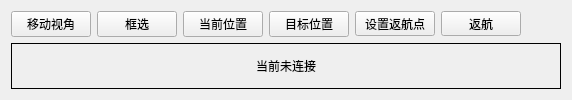
          <widget class="QWidget" name="tab_3">
           <attribute name="title">
            <string>地图</string>
           </attribute>
           <layout class="QGridLayout" name="gridLayout_4">
            <item row="0" column="0">
             <layout class="QVBoxLayout" name="verticalLayout_14" stretch="0,1">
              <item>
               <layout class="QHBoxLayout" name="horizontalLayout_11">
                <item>
                 <widget class="QPushButton" name="move_camera_btn">
                  <property name="text">
                   <string>移动视角</string>
                  </property>
                  <property name="icon">
                   <iconset resource="../resources/images.qrc">
                    <normaloff>:/images/rotate_cam.svg</normaloff>:/images/rotate_cam.svg</iconset>
                  </property>
                 </widget>
                </item>
                <item>
                 <widget class="QPushButton" name="set_select_btn">
                  <property name="text">
                   <string>框选</string>
                  </property>
                  <property name="icon">
                   <iconset resource="../resources/images.qrc">
                    <normaloff>:/images/classes/Select.png</normaloff>:/images/classes/Select.png</iconset>
                  </property>
                 </widget>
                </item>
                <item>
                 <widget class="QPushButton" name="set_pos_btn">
                  <property name="maximumSize">
                   <size>
                    <width>16777215</width>
                    <height>16777215</height>
                   </size>
                  </property>
                  <property name="text">
                   <string>当前位置</string>
                  </property>
                  <property name="icon">
                   <iconset resource="../resources/images.qrc">
                    <normaloff>:/images/classes/SetInitialPose.png</normaloff>:/images/classes/SetInitialPose.png</iconset>
                  </property>
                 </widget>
                </item>
                <item>
                 <widget class="QPushButton" name="set_goal_btn">
                  <property name="text">
                   <string>目标位置</string>
                  </property>
                  <property name="icon">
                   <iconset resource="../resources/images.qrc">
                    <normaloff>:/images/classes/SetGoal.png</normaloff>:/images/classes/SetGoal.png</iconset>
                  </property>
                 </widget>
                </item>
                <item>
                 <widget class="QPushButton" name="set_return_btn">
                  <property name="maximumSize">
                   <size>
                    <width>16777215</width>
                    <height>25</height>
                   </size>
                  </property>
                  <property name="text">
                   <string>设置返航点</string>
                  </property>
                  <property name="icon">
                   <iconset resource="../resources/images.qrc">
                    <normaloff>:/images/set_return.png</normaloff>:/images/set_return.png</iconset>
                  </property>
                 </widget>
                </item>
                <item>
                 <widget class="QPushButton" name="return_btn">
                  <property name="maximumSize">
                   <size>
                    <width>16777215</width>
                    <height>25</height>
                   </size>
                  </property>
                  <property name="text">
                   <string>返航</string>
                  </property>
                  <property name="icon">
                   <iconset resource="../resources/images.qrc">
                    <normaloff>:/images/return.png</normaloff>:/images/return.png</iconset>
                  </property>
                 </widget>
                </item>
                <item>
                 <spacer name="horizontalSpacer_2">
                  <property name="orientation">
                   <enum>Qt::Horizontal</enum>
                  </property>
                  <property name="sizeHint" stdset="0">
                   <size>
                    <width>40</width>
                    <height>20</height>
                   </size>
                  </property>
                 </spacer>
                </item>
               </layout>
              </item>
              <item>
               <layout class="QVBoxLayout" name="verticalLayout_build_map">
                <item>
                 <widget class="QLabel" name="label_rvizShow">
                  <property name="frameShape">
                   <enum>QFrame::Box</enum>
                  </property>
                  <property name="text">
                   <string>当前未连接</string>
                  </property>
                  <property name="alignment">
                   <set>Qt::AlignCenter</set>
                  </property>
                 </widget>
                </item>
               </layout>
              </item>
             </layout>
            </item>
           </layout>
          </widget>
